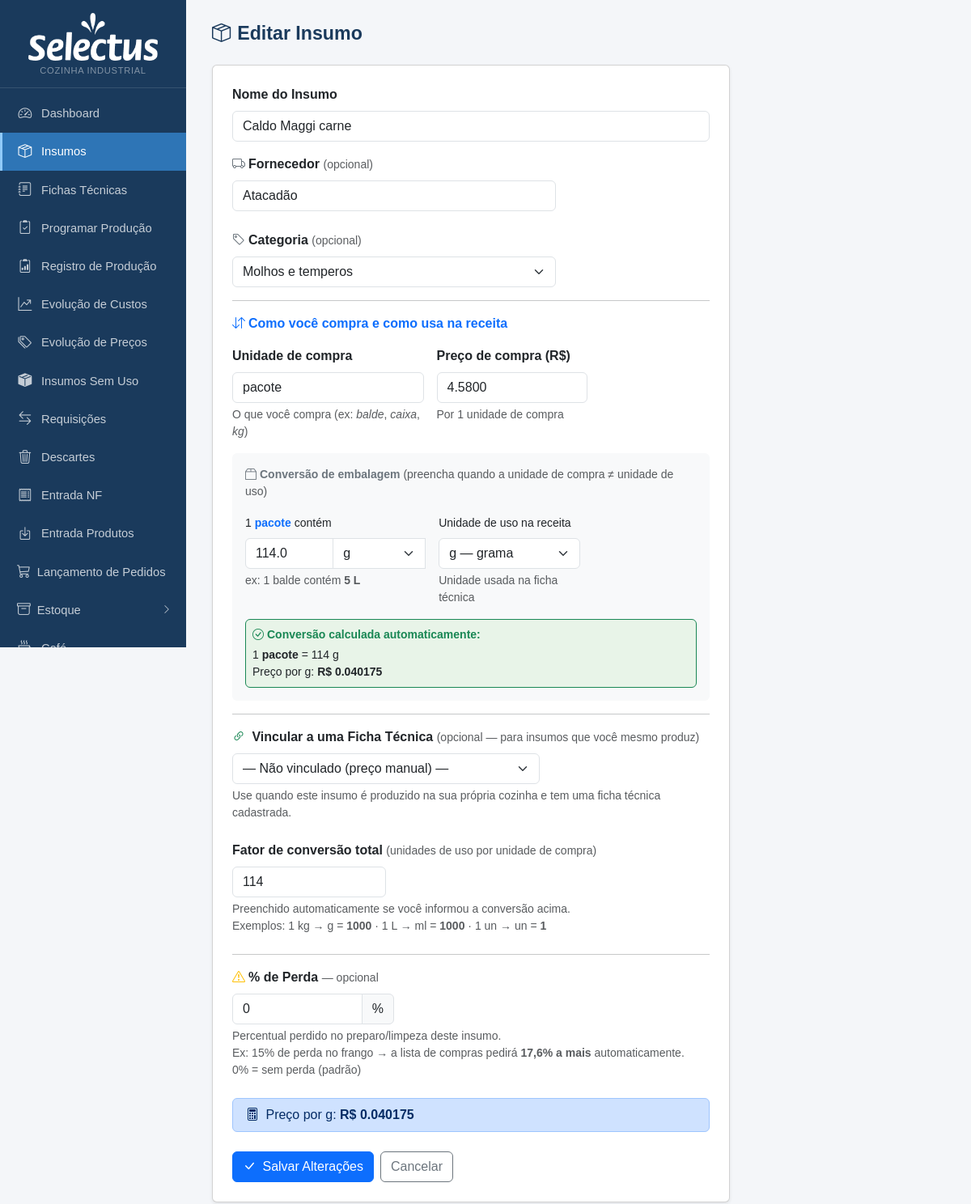
Screenshot of /insumos/213/editar with the database file from the repository.
### tables this page shows
CREATE TABLE insumos (
            id INTEGER PRIMARY KEY AUTOINCREMENT,
            nome TEXT NOT NULL,
            unidade_compra TEXT NOT NULL,
            preco_compra REAL,
            unidade_uso TEXT NOT NULL,
            fator_conversao REAL NOT NULL DEFAULT 1
        , qtd_por_embalagem REAL, unid_embalagem TEXT, produto_vinculado_id INTEGER, estoque_atual REAL DEFAULT 0, estoque_minimo REAL DEFAULT 0, status_revisao_custo TEXT DEFAULT 'nao_revisado', data_revisao_custo TEXT, fornecedor TEXT, aproveitamento REAL NOT NULL DEFAULT 100, status_revisao_nome TEXT DEFAULT 'nao_revisado', observacao TEXT, estoque_central REAL DEFAULT 0, status_revisao_fp TEXT DEFAULT "nao_revisado", categoria TEXT, ep_fornecedor_id INTEGER REFERENCES ep_fornecedores(id), cat1 TEXT);

### app.py (the view, shortened to what this page needs)
@app.route('/insumos/<int:id>/editar', methods=['GET','POST'])
def insumo_editar(id):
    db = get_db()
    ins = db.execute('SELECT * FROM insumos WHERE id=?', (id,)).fetchone()
    db.close()
    return render_template('insumo_form.html', ins=ins, CONV=CONV,
                           produtos=_get_produtos_para_vincular())

### app.py (called while the page is built)
def get_db():
    c = sqlite3.connect(DB)
    c.row_factory = sqlite3.Row
    c.execute("PRAGMA foreign_keys = ON")
    return c

def _get_produtos_para_vincular():
    db = get_db()
    prods = db.execute('SELECT id, nome FROM produtos ORDER BY nome').fetchall()
    db.close()
    return prods

def count_alertas():
    try:
        db = get_db()
        n = db.execute('''SELECT COUNT(*) FROM insumos
                          WHERE estoque_minimo > 0 AND COALESCE(estoque_atual,0) < estoque_minimo''').fetchone()[0]
        db.close()
        return n
    except:
        return 0

@app.context_processor
def inject_alertas():
    try:
        db = get_db()
        n_ped = db.execute("SELECT COUNT(*) FROM pedidos WHERE status='aberto'").fetchone()[0]
        db.close()
    except Exception:
        n_ped = 0
    return dict(n_alertas=count_alertas(), n_pedidos_abertos=n_ped)

### financeiro.py (called while the page is built)
@bp.app_context_processor
def _ctx():
    try:
        u = _user() if request.endpoint and request.endpoint.startswith('fin.') else None
    except Exception:
        u = None
    return dict(fin_user=u, fin_pode=lambda p: _pode(u, p))

### templates/insumo_form.html (shortened to what this page needs)
{% extends "base.html" %}
{% block content %}
<div class="page-header">
  <h1><i class="bi bi-box-seam me-2"></i>{{ 'Editar Insumo' if ins else 'Novo Insumo' }}</h1>
</div>
<div class="card shadow-sm" style="max-width:640px">
  <div class="card-body p-4">
    <form method="post" id="frm" onsubmit="syncOutros()">
      <div class="mb-3">
        <label class="form-label fw-semibold">Nome do Insumo</label>
        <input type="text" name="nome" class="form-control" required
               value="{{ ins.nome if ins else '' }}" placeholder="ex: Molho Tarê">
      </div>
      <div class="mb-4">
        <label class="form-label fw-semibold">
          <i class="bi bi-truck me-1 text-secondary"></i>Fornecedor
          <span class="text-muted fw-normal small">(opcional)</span>
        </label>
        <input type="text" name="fornecedor" class="form-control"
               value="{{ ins.fornecedor if ins and ins.fornecedor else '' }}"
               placeholder="ex: Makro, Atacadão, Distribuidora X…" style="max-width:400px">
      </div>
      <div class="mb-3">
        <label class="form-label fw-semibold">
          <i class="bi bi-tag me-1 text-secondary"></i>Categoria
          <span class="text-muted fw-normal small">(opcional)</span>
        </label>
        <select name="categoria" class="form-select" style="max-width:400px">
          {% set _cat = ins.categoria if ins and ins.categoria else '' %}
          {% for c in ['Carnes e proteínas','Atum','Confeitaria','Descartáveis','Embalagens',
                       'Etiquetas','Frutas, verduras e legumes','Grãos, cereais e massas',
                       'Laticínios, Frios','Molhos','Molhos e temperos','Pães'] %}
          <option value="{{ c }}"{{ ' selected' if _cat == c else '' }}>{{ c }}</option>
          {% endfor %}
        </select>
      </div>
      <hr class="my-3">
      <p class="fw-semibold text-primary mb-3">
        <i class="bi bi-arrow-down-up me-1"></i>Como você compra e como usa na receita
      </p>
      <div class="row g-3 mb-3">
        <div class="col-sm-5">
          <label class="form-label fw-semibold">Unidade de compra</label>
          <input type="text" name="unidade_compra" id="uc" class="form-control" required
                 list="uc_list"
                 value="{{ ins.unidade_compra if ins else '' }}"
                 placeholder="balde, caixa, kg, L, un…">
          <div class="form-text">O que você compra (ex: <em>balde</em>, <em>caixa</em>, <em>kg</em>)</div>
        </div>
        <div class="col-sm-4">
          <label class="form-label fw-semibold">Preço de compra (R$)</label>
          <input type="number" name="preco_compra" id="preco" class="form-control"
                 step="0.0001" min="0"
                 value="{{ '%.4f'|format(ins.preco_compra) if ins and ins.preco_compra else '' }}"
                 placeholder="0,0000">
          <div class="form-text">Por 1 unidade de compra</div>
        </div>
      </div>
      <div class="card bg-light border-0 mb-3 p-3">
        <div class="fw-semibold mb-3 small text-secondary">
          <i class="bi bi-box2 me-1"></i>Conversão de embalagem
          <span class="fw-normal text-muted">(preencha quando a unidade de compra ≠ unidade de uso)</span>
        </div>
        <div class="row g-3 align-items-start">
          <div class="col-sm-5">
            <label class="form-label small">
              1 <span id="lbl_uc" class="text-primary fw-semibold">unidade de compra</span> contém
            </label>
            <div class="input-group">
              <input type="number" id="qtd_emb" name="qtd_por_embalagem"
                     class="form-control" step="any" min="0"
                     value="{{ ins.qtd_por_embalagem if ins and ins.qtd_por_embalagem else '' }}"
                     placeholder="ex: 5">
              <select id="ue_sel" class="form-select" style="max-width:115px" onchange="onUeChange()">
                <optgroup label="Massa">
                  <option value="g">g</option>
                </optgroup>
              </select>
            </div>
            <div class="form-text">ex: 1 balde contém <strong>5 L</strong></div>
          </div>
          <div class="col-sm-4">
            <label class="form-label small">Unidade de uso na receita</label>
            <select id="uu_sel" name="unidade_uso" class="form-select" required onchange="onUuChange()">
              <optgroup label="Massa">
                <option value="g">g — grama</option>
              </optgroup>
            </select>
            <div class="form-text">Unidade usada na ficha técnica</div>
          </div>
        </div>
        <div id="preview_ok" class="mt-3 p-2 rounded border"
             style="display:none; background:#e8f4e8; border-color:#198754!important">
          <div class="small text-success fw-semibold">
            <i class="bi bi-check-circle me-1"></i>Conversão calculada automaticamente:
          </div>
          <div class="small mt-1" id="preview_txt"></div>
        </div>
      </div>
      <hr class="my-3">
      <div class="mb-4">
        <label class="form-label fw-semibold">
          <i class="bi bi-link-45deg me-1 text-success"></i>
          Vincular a uma Ficha Técnica
          <span class="text-muted fw-normal small">(opcional — para insumos que você mesmo produz)</span>
        </label>
        <select name="produto_vinculado_id" id="vinc_sel" class="form-select" style="max-width:380px"
                onchange="onVincChange()">
          <option value="">— Não vinculado (preço manual) —</option>
        </select>
        <div class="form-text">
          Use quando este insumo é produzido na sua própria cozinha e tem uma ficha técnica cadastrada.
        </div>
      </div>
      <div class="mb-4">
        <label class="form-label fw-semibold">
          Fator de conversão total
          <span class="text-muted fw-normal small">(unidades de uso por unidade de compra)</span>
        </label>
        <input type="number" name="fator_conversao" id="fator"
               class="form-control" step="any" min="0.000001" required
               value="{{ ins.fator_conversao if ins else 1 }}"
               style="max-width:190px">
        <div class="form-text">
          Preenchido automaticamente se você informou a conversão acima.<br>
          Exemplos: 1 kg → g = <strong>1000</strong> · 1 L → ml = <strong>1000</strong> · 1 un → un = <strong>1</strong>
        </div>
      </div>
      <hr class="my-3">
      <div class="mb-4">
        <label class="form-label fw-semibold">
          <i class="bi bi-exclamation-triangle me-1 text-warning"></i>% de Perda
          <span class="text-muted fw-normal small">— opcional</span>
        </label>
        <div class="input-group" style="max-width:200px">
          {% set perda_val = (100 - ins.aproveitamento)|int if ins and ins.aproveitamento is not none else 0 %}
          <input type="number" name="perda" id="perda"
                 class="form-control" step="0.1" min="0" max="99"
                 value="{{ perda_val }}"
                 placeholder="0">
          <span class="input-group-text">%</span>
        </div>
        <div class="form-text">
          Percentual perdido no preparo/limpeza deste insumo.<br>
          Ex: 15% de perda no frango → a lista de compras pedirá <strong>17,6% a mais</strong> automaticamente.
          <br><span class="text-muted">0% = sem perda (padrão)</span>
        </div>
      </div>
      <div id="preco_uso_box" class="alert alert-primary py-2 mb-4" style="display:none">
        <i class="bi bi-calculator me-1"></i>
        Preço por <span id="puf_uu">—</span>:
        <strong id="puf_val">R$ —</strong>
      </div>
      <div class="d-flex gap-2">
        <button type="submit" class="btn btn-primary">
          <i class="bi bi-check-lg me-1"></i>
          {{ 'Salvar Alterações' if ins else 'Cadastrar Insumo' }}
        </button>
        <a href="{{ url_for('insumos_lista') }}" class="btn btn-outline-secondary">Cancelar</a>
      </div>
    </form>
  </div>
</div>
{% endblock %}

### rows the page displays
insumos: nome "Caldo Maggi carne", fornecedor "Atacadão", unidade_compra "pacote", preco_compra "4.5800", qtd_por_embalagem "114.0", fator_conversao "114"

### other values shown
{{ 'Editar Insumo' if ins else 'Novo Insumo' }} "Editar Insumo"
{{ 'Salvar Alterações' if ins else 'Cadastrar Insumo' }} "Salvar Alterações"
form field categoria "Molhos e temperos"
